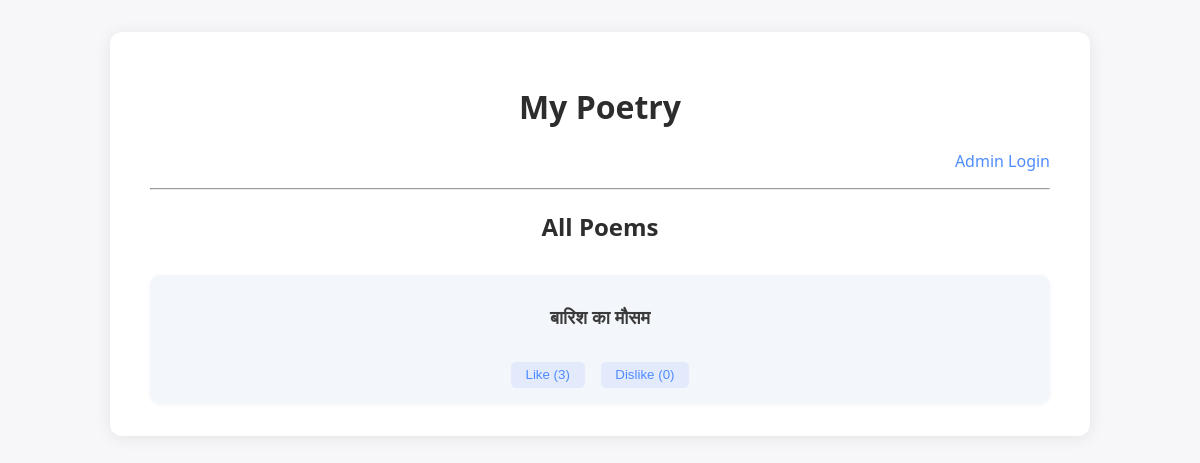
Before: / with the older database file.
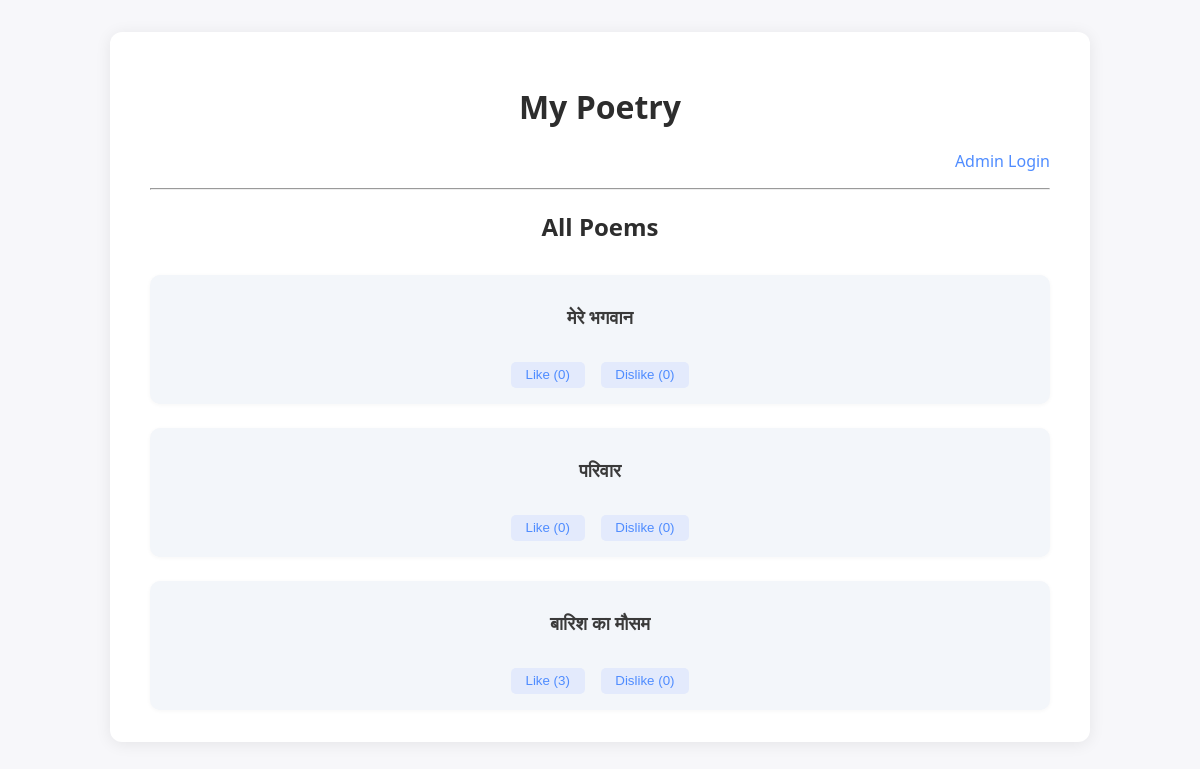
After: the same page with the newer database file.
### main.py (models this page shows)
class Poem(Base):
    __tablename__ = "poems"
    id = Column(Integer, primary_key=True, index=True)
    title = Column(String, nullable=False)
    content = Column(Text, nullable=False)
    created_at = Column(DateTime, default=datetime.utcnow)
    likes = relationship("Like", back_populates="poem")
    comments = relationship("Comment", back_populates="poem")

### main.py (the view)
@app.get("/", response_class=HTMLResponse)
def read_poems(request: Request, db: Session = Depends(get_db)):
    poems = db.query(Poem).order_by(Poem.created_at.desc()).all()
    is_admin = request.session.get("admin", False)
    session_id = request.session.get("sid")
    poems_with_counts = []
    for poem in poems:
        likes = sum(1 for l in poem.likes if l.value == 1)
        dislikes = sum(1 for l in poem.likes if l.value == -1)
        user_like = None
        if session_id:
            for l in poem.likes:
                if l.session_id == session_id:
                    user_like = l.value
        created_at_str = poem.created_at.strftime('%Y-%m-%d') if isinstance(poem.created_at, datetime) else str(poem.created_at)[:10]
        poems_with_counts.append({
            "id": poem.id,
            "title": poem.title,
            "likes": likes,
            "dislikes": dislikes,
            "user_like": user_like,
            "created_at": created_at_str
        })
    return templates.TemplateResponse("index.html", {"request": request, "poems": poems_with_counts, "is_admin": is_admin})

### templates/index.html (shortened to what this page needs)
<!DOCTYPE html>
<html>
<head>
</head>
<body>
    <div class="container">
        <h1>My Poetry</h1>
        <div class="top-bar">
            {% if is_admin %}
                <a href="/logout">Logout</a>
            {% else %}
                <a href="/login">Admin Login</a>
            {% endif %}
        </div>
        <hr>
        <h2>All Poems</h2>
        <div class="poem-grid">
            {% for poem in poems %}
            <div class="poem-card" onclick="window.location='/poems/{{ poem.id }}'">
                <div class="poem-card-title">{{ poem.title }}</div>
                <div class="like-dislike-row">
                    <form action="/poems/{{ poem.id }}/like" method="post" style="display:inline;">
                        <button class="like-btn" type="submit" {% if poem.user_like == 1 %}style="font-weight:bold;"{% endif %}>Like ({{ poem.likes }})</button>
                    </form>
                    <form action="/poems/{{ poem.id }}/like" method="post" style="display:inline;">
                        <button class="dislike-btn" type="submit" {% if poem.user_like == -1 %}style="font-weight:bold;"{% endif %}>Dislike ({{ poem.dislikes }})</button>
                    </form>
                </div>
            </div>
            {% endfor %}
        </div>
    </div>
</body>
</html>

### templates/index.html (style rules this page uses)
body { font-family: 'Segoe UI', Arial, sans-serif; background: #f7f7fa; margin: 0; padding: 0; }
.container { max-width: 900px; margin: 2em auto; background: #fff; border-radius: 12px; box-shadow: 0 2px 16px rgba(0,0,0,0.08); padding: 2em 2.5em 2em 2.5em; }
h1, h2 { text-align: center; color: #2d2d2d; }
.top-bar { display: flex; justify-content: flex-end; margin-bottom: 1em; }
.top-bar a { color: #4f8cff; text-decoration: none; font-weight: 500; margin-left: 1em; }
.poem-grid { display: flex; flex-direction: column; gap: 1.5em; margin-top: 2em; }
.poem-card { background: #f3f6fa; border-radius: 10px; box-shadow: 0 1px 4px rgba(0,0,0,0.04); padding: 1.2em 1em 1em 1em; text-align: center; transition: box-shadow 0.2s, transform 0.2s; cursor: pointer; position: relative; }
.poem-card-title { font-size: 1.15em; font-weight: 600; color: #3a3a3a; margin-bottom: 1.2em; min-height: 2.5em; display: flex; align-items: center; justify-content: center; }
.like-dislike-row { display: flex; justify-content: center; gap: 1em; }
.like-btn, .dislike-btn { background: #e3eafc; border: none; border-radius: 5px; color: #4f8cff; font-weight: 500; padding: 0.4em 1.1em; cursor: pointer; transition: background 0.2s, color 0.2s; }

Changed rows visible on the page:
added Poem: title "मेरे भगवान", likes "0", dislikes "0"
added Poem: title "परिवार", likes "0", dislikes "0"
